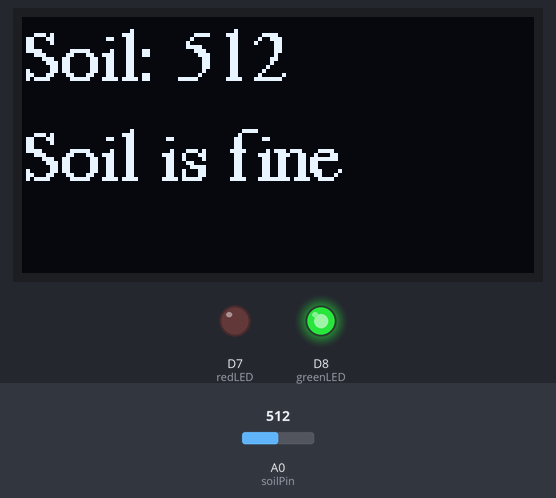
Bench run of a sketch on a simulated ESP8266 (NodeMCU). Parts: 128×64 one-colour display, output pins drawn as LEDs (lit = HIGH). The test bench sets the inputs (shaded band); at power-on: A0 (soilPin) = 512. What the sketch prints to the serial monitor is not drawn.

Above: at 3.2 s.
3.3 s: A0 (soilPin) set to 792
At 4.7 s:
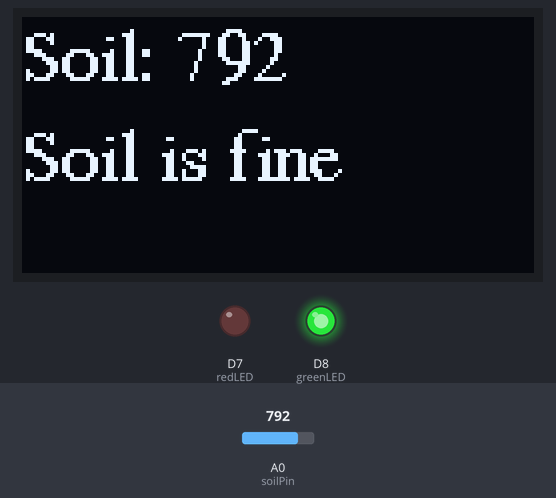
5.1 s: A0 (soilPin) set to 815
At 6.3 s:
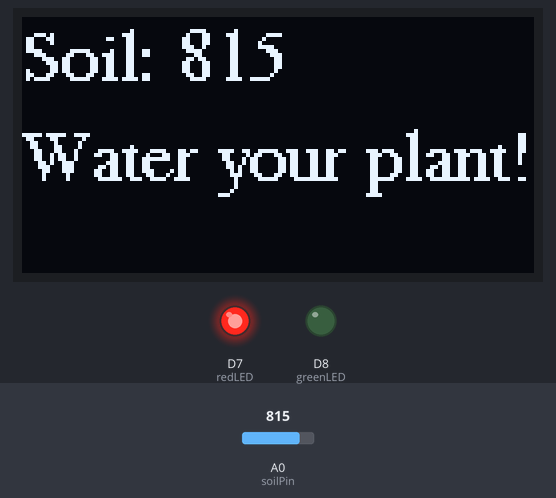
6.7 s: A0 (soilPin) set to 790
At 7.9 s:
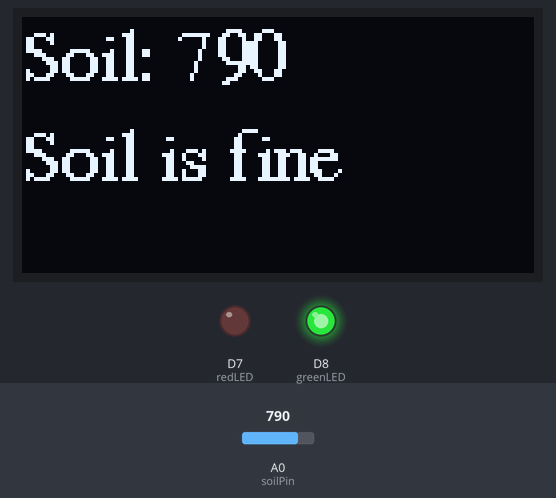
Timing chart, 0 to 9.7 s (numbered marks = the images above; inputs shaded):
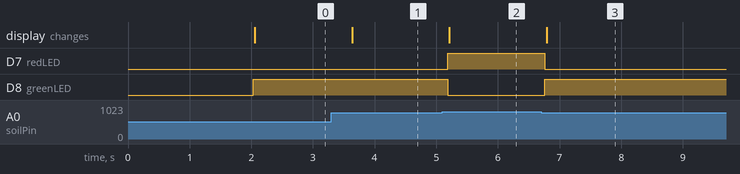

Measured:
- the behaviour switches between 800 and 801 on A0 (soilPin) (found by bisection; images 1 and 2)
- after the input at 3.3 s, the display: changes after 0.33 s (image 1)
- after the input at 5.1 s, D7 (redLED): LOW → HIGH after 0.09 s; D8 (greenLED): HIGH → LOW after 0.09 s; the display: changes after 0.11 s (image 2)
- after the input at 6.7 s, D7 (redLED): HIGH → LOW after 0.06 s; D8 (greenLED): LOW → HIGH after 0.06 s; the display: changes after 0.09 s (image 3)

The sketch:

SOIL_MOISTURE_SENSOR_OLED.ino
```cpp
#include <Wire.h>
#include <Adafruit_GFX.h>
#include <Adafruit_SSD1306.h>
#include <Fonts/FreeSerif9pt7b.h> // optional font

#define SCREEN_WIDTH 128
#define SCREEN_HEIGHT 64

Adafruit_SSD1306 display(SCREEN_WIDTH, SCREEN_HEIGHT, &Wire, -1);

int soilPin = A0;
int greenLED = D8;
int redLED = D7;

void setup(){
  pinMode(soilPin, INPUT);
  pinMode(greenLED, OUTPUT);
  pinMode(redLED, OUTPUT);

  digitalWrite(greenLED, LOW);
  digitalWrite(redLED, LOW);

  Serial.begin(9600);

  // OLED initialization
  if(!display.begin(SSD1306_SWITCHCAPVCC, 0x3C)) {
    Serial.println(F("SSD1306 allocation failed"));
    for(;;);
  }
  delay(2000);

  display.setFont(&FreeSerif9pt7b);  // optional
  display.setTextSize(1);
  display.setTextColor(WHITE);
  display.clearDisplay();
}

void loop() {
  int sensorValue = analogRead(soilPin);
  Serial.print(sensorValue);

  // Clear previous OLED content
  display.clearDisplay();

  // Display sensor value
  display.setCursor(0, 15);
  display.print("Soil: ");
  display.println(sensorValue);

  // Check soil condition
  if(sensorValue > 800){
    Serial.println(" - Time to water your plant");
    digitalWrite(redLED, HIGH);
    digitalWrite(greenLED, LOW);

    // Display on OLED
    display.setCursor(0, 40);
    display.print("Water your plant!");
  }
  else {
    Serial.println(" - Doesn't need watering");
    digitalWrite(redLED, LOW);
    digitalWrite(greenLED, HIGH);

    // Display on OLED
    display.setCursor(0, 40);
    display.print("Soil is fine");
  }

  display.display(); // Refresh OLED
  delay(500);
}
```
